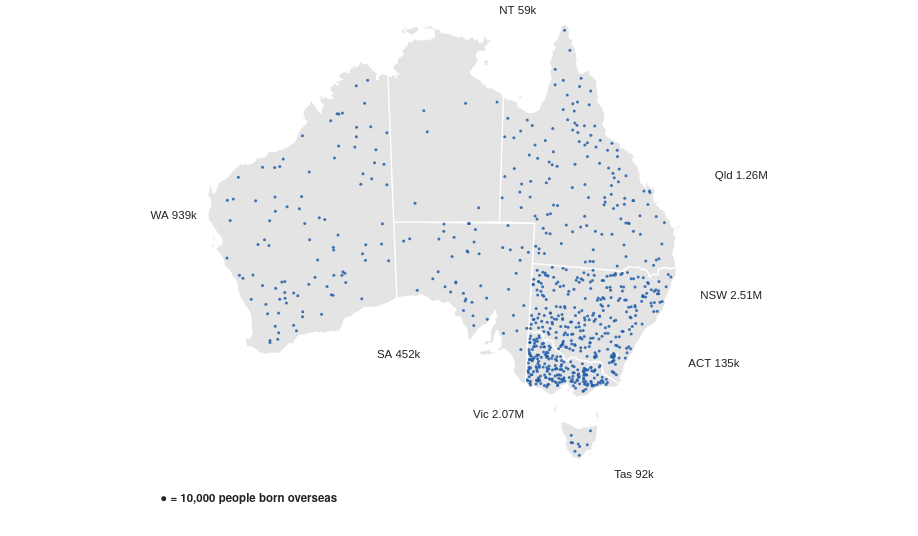

Vega-Lite specification stored for this chart:
### Vega-Lite specification from a JSON file in a GitHub repository (floating-point values rounded to 4 significant figures; data arrays with more than 128 entries replaced by an {"elided": "..."} marker saying what was removed)
{"$schema": "https://vega.github.io/schema/vega-lite/v5.json", "width": 900, "height": 520, "autosize": {"type": "pad"}, "config": {"background": null, "font": "IBM Plex Sans, Helvetica Neue, Arial, sans-serif", "padding": 4, "view": {"stroke": null}, "axis": {"labelColor": "#5c5c5c", "titleColor": "#5c5c5c", "gridColor": "#d0d0d0", "domainColor": "#d0d0d0", "tickColor": "#d0d0d0", "labelFont": "IBM Plex Sans, Helvetica Neue, Arial, sans-serif", "labelFontSize": 11, "titleFont": "IBM Plex Sans, Helvetica Neue, Arial, sans-serif", "titleFontWeight": 500, "titleFontSize": 11.5}, "legend": {"labelColor": "#5c5c5c", "titleColor": "#222222", "labelFont": "IBM Plex Sans, Helvetica Neue, Arial, sans-serif", "titleFont": "IBM Plex Sans, Helvetica Neue, Arial, sans-serif", "titleFontWeight": 600, "labelFontSize": 12, "titleFontSize": 12, "symbolStrokeColor": "#ffffff"}, "text": {"color": "#222222", "font": "IBM Plex Sans, Helvetica Neue, Arial, sans-serif"}, "tooltipFormat": {"numberFormat": ",.0f"}}, "projection": {"type": "conicEqualArea", "parallels": [-18, -36], "rotate": [-134, 0]}, "params": [{"name": "per", "value": 10000, "bind": {"input": "radio", "options": [10000, 20000, 50000], "labels": ["10,000", "20,000", "50,000"], "name": "One dot = "}}, {"name": "hl", "value": "", "bind": {"input": "select", "options": ["", "Western Australia", "Victoria", "New South Wales", "Australian Capital Territory", "South Australia", "Queensland", "Northern Territory", "Tasmania"], "labels": ["All states", "Western Australia", "Victoria", "New South Wales", "Australian Capital Territory", "South Australia", "Queensland", "Northern Territory", "Tasmania"], "name": "Highlight a state "}}], "layer": [{"data": {"values": {"type": "Topology", "arcs": {"elided": "106 rows, 2810 int values in total"}, "transform": {"scale": [0.002035, 0.001652], "translate": [112.9, -43.63]}, "objects": {"states": {"type": "GeometryCollection", "geometries": [{"arcs": [[0, 1, 2, 3, 4, 5, 6, 7, 8, 9, 10, 11, 12, 13, 14, 15, 16, 17, 18, 19, 20, 21, 22, 23, 24, 25, 26, 27, 28, 29, 30, 31, 32, 33, 34, 35, 36, 37, 38, 39, 40, 41, 42, 43, 44, 45], [46]], "type": "Polygon", "properties": {"STATE_CODE": "1", "STATE_NAME": "New South Wales"}, "id": 0}, {"arcs": [[47, 48, 49, -38, 50, -36, 51, -34, 52, -32, 53, -30, 54, -28, 55, -26, 56, 57, -23, 58, -21, 59, 60, 61, -17, 62, -15, 63, -13, 64, -11, 65, -9, 66, -7, 67, -5, 68, 69, 70, -1, 71]], "type": "Polygon", "properties": {"STATE_CODE": "2", "STATE_NAME": "Victoria"}, "id": 1}, {"arcs": [[[-45, 72, -43, 73, -41, 74, 75, 76, 77]], [[78]], [[79]], [[80]], [[81]], [[82]]], "type": "MultiPolygon", "properties": {"STATE_CODE": "3", "STATE_NAME": "Queensland"}, "id": 2}, {"arcs": [[[83, 84, -48, 85]], [[86]]], "type": "MultiPolygon", "properties": {"STATE_CODE": "4", "STATE_NAME": "South Australia"}, "id": 3}, {"arcs": [[[87, 88]], [[89]], [[90]], [[91]]], "type": "MultiPolygon", "properties": {"STATE_CODE": "5", "STATE_NAME": "Western Australia"}, "id": 4}, {"arcs": [[[92]], [[93]], [[94]], [[95]], [[96]], [[97]]], "type": "MultiPolygon", "properties": {"STATE_CODE": "6", "STATE_NAME": "Tasmania"}, "id": 5}, {"arcs": [[[-77, 98, 99]], [[100]], [[101]], [[102]], [[103]], [[104]], [[105]]], "type": "MultiPolygon", "properties": {"STATE_CODE": "7", "STATE_NAME": "Northern Territory"}, "id": 6}, {"arcs": [[-47]], "type": "Polygon", "properties": {"STATE_CODE": "8", "STATE_NAME": "Australian Capital Territory"}, "id": 7}]}}}, "format": {"type": "topojson", "feature": "states"}}, "mark": {"type": "geoshape", "fill": "#e4e4e4", "stroke": "#ffffff", "strokeWidth": 1.25, "cursor": "pointer"}, "transform": [{"lookup": "properties.STATE_NAME", "from": {"data": {"values": [{"s_name": "Western Australia", "s_share": 34.1, "s_growth": 5.5, "s_os": 938900, "s_pop": 2749370, "s_top": "England", "s_topn": 211730}, {"s_name": "Victoria", "s_share": 31.7, "s_growth": 7.2, "s_os": 2072570, "s_pop": 6547820, "s_top": "India", "s_topn": 272250}, {"s_name": "New South Wales", "s_share": 31, "s_growth": 6.2, "s_os": 2510260, "s_pop": 8097060, "s_top": "China", "s_topn": 261330}, {"s_name": "Australian Capital Territory", "s_share": 29.8, "s_growth": 6.9, "s_os": 134900, "s_pop": 452510, "s_top": "India", "s_topn": 17510}, {"s_name": "South Australia", "s_share": 25.1, "s_growth": 3.9, "s_os": 452410, "s_pop": 1802600, "s_top": "England", "s_topn": 98770}, {"s_name": "Queensland", "s_share": 24.2, "s_growth": 6.2, "s_os": 1263640, "s_pop": 5215810, "s_top": "New Zealand", "s_topn": 229920}, {"s_name": "Northern Territory", "s_share": 23.9, "s_growth": 7.8, "s_os": 59240, "s_pop": 248150, "s_top": "Philippines", "s_topn": 7320}, {"s_name": "Tasmania", "s_share": 16.3, "s_growth": 5.5, "s_os": 92320, "s_pop": 567240, "s_top": "England", "s_topn": 20420}]}, "key": "s_name", "fields": ["s_name", "s_share", "s_growth", "s_os", "s_pop", "s_top", "s_topn"]}}], "params": [{"name": "hov31", "select": {"type": "point", "fields": ["s_name"], "on": "pointerover", "clear": "pointerout"}}], "encoding": {"stroke": {"condition": {"param": "hov31", "empty": false, "value": "#111111"}, "value": "#ffffff"}, "strokeWidth": {"condition": {"param": "hov31", "empty": false, "value": 2.5}, "value": 1.25}, "tooltip": [{"field": "s_name", "title": "State / territory"}, {"field": "s_share", "title": "Born overseas, 2021 (%)", "format": ".1f"}, {"field": "s_os", "title": "Overseas-born residents", "format": ","}, {"field": "s_pop", "title": "Total population, 2021", "format": ","}, {"field": "s_top", "title": "Largest overseas birthplace"}, {"field": "s_topn", "title": "Residents born there", "format": ","}, {"field": "s_growth", "title": "Change in share since 2001 (pts)", "format": "+.1f"}]}}, {"data": {"values": {"elided": "751 records"}}, "transform": [{"filter": "datum.i % (per / 10000) == 0"}], "mark": {"type": "circle", "size": 9}, "encoding": {"longitude": {"field": "lon", "type": "quantitative"}, "latitude": {"field": "lat", "type": "quantitative"}, "color": {"value": "#225ea8"}, "opacity": {"condition": {"test": "hl == '' || datum.name == hl", "value": 0.85}, "value": 0.12}}}, {"data": {"values": [{"abbr": "WA", "tot": 938900, "x": 112.5, "y": -24, "side": "l", "l": "WA 939k"}, {"abbr": "Vic", "tot": 2072570, "x": 141, "y": -40.5, "side": "l", "l": "Vic 2.07M"}, {"abbr": "NSW", "tot": 2510260, "x": 156, "y": -30, "side": "r", "l": "NSW 2.51M"}, {"abbr": "ACT", "tot": 134900, "x": 156, "y": -35.2, "side": "r", "l": "ACT 135k"}, {"abbr": "SA", "tot": 452410, "x": 131, "y": -36, "side": "l", "l": "SA 452k"}, {"abbr": "Qld", "tot": 1263640, "x": 155.5, "y": -21, "side": "r", "l": "Qld 1.26M"}, {"abbr": "NT", "tot": 59240, "x": 137.5, "y": -10, "side": "r", "l": "NT 59k"}, {"abbr": "Tas", "tot": 92320, "x": 150.5, "y": -44.5, "side": "r", "l": "Tas 92k"}]}, "transform": [{"filter": "datum.side == 'r'"}], "mark": {"type": "text", "align": "left", "fontSize": 11.5, "font": "IBM Plex Sans Condensed, Arial Narrow, sans-serif", "fontWeight": 500, "baseline": "middle"}, "encoding": {"longitude": {"field": "x", "type": "quantitative"}, "latitude": {"field": "y", "type": "quantitative"}, "text": {"field": "l"}, "color": {"value": "#222222"}}}, {"data": {"values": [{"abbr": "WA", "tot": 938900, "x": 112.5, "y": -24, "side": "l", "l": "WA 939k"}, {"abbr": "Vic", "tot": 2072570, "x": 141, "y": -40.5, "side": "l", "l": "Vic 2.07M"}, {"abbr": "NSW", "tot": 2510260, "x": 156, "y": -30, "side": "r", "l": "NSW 2.51M"}, {"abbr": "ACT", "tot": 134900, "x": 156, "y": -35.2, "side": "r", "l": "ACT 135k"}, {"abbr": "SA", "tot": 452410, "x": 131, "y": -36, "side": "l", "l": "SA 452k"}, {"abbr": "Qld", "tot": 1263640, "x": 155.5, "y": -21, "side": "r", "l": "Qld 1.26M"}, {"abbr": "NT", "tot": 59240, "x": 137.5, "y": -10, "side": "r", "l": "NT 59k"}, {"abbr": "Tas", "tot": 92320, "x": 150.5, "y": -44.5, "side": "r", "l": "Tas 92k"}]}, "transform": [{"filter": "datum.side == 'l'"}], "mark": {"type": "text", "align": "right", "fontSize": 11.5, "font": "IBM Plex Sans Condensed, Arial Narrow, sans-serif", "fontWeight": 500, "baseline": "middle"}, "encoding": {"longitude": {"field": "x", "type": "quantitative"}, "latitude": {"field": "y", "type": "quantitative"}, "text": {"field": "l"}, "color": {"value": "#222222"}}}, {"data": {"values": [{"x": 104, "y": -44.5}]}, "transform": [{"calculate": "'● = ' + format(per, ',') + ' people born overseas'", "as": "l"}], "mark": {"type": "text", "align": "left", "fontSize": 11.5, "font": "IBM Plex Sans, Helvetica Neue, Arial, sans-serif", "fontWeight": 600}, "encoding": {"longitude": {"field": "x", "type": "quantitative"}, "latitude": {"field": "y", "type": "quantitative"}, "text": {"field": "l"}, "color": {"value": "#222222"}}}, {"data": {"values": [{"type": "Feature", "properties": {}, "geometry": {"type": "MultiPoint", "coordinates": [[101, -8], [168, -8], [168, -46], [101, -46]]}}]}, "mark": {"type": "geoshape", "opacity": 0, "filled": false, "strokeOpacity": 0}}], "background": "#ffffff"}
